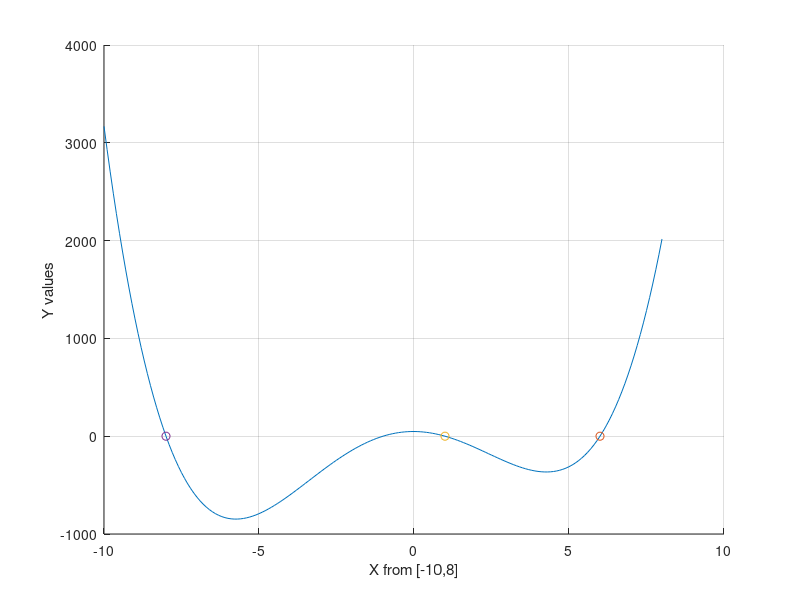

Write the MATLAB code that produced this figure.
% APPM 2360 Matlab Homework 2
% Due: Thursday, January 31, 2019

% Problem 1
x = -10:0.1:8;
fnctin = (x-6).*(x.^2-1).*(x+8);
hold on
plot(x,fnctin)
intercept_1 = 6;
intercept_2 = 1;
intercept_3 = -8; 
plot(intercept_1,0,'o')
plot(intercept_2,0,'o')
plot(intercept_3,0,'o')
xlabel('X from [-10,8]')
ylabel('Y values')
grid
hold off

% Problem 2
Sum = 0;
for i = 0:100
    Sum =  Sum + ((-3).^(-i))/(2.*i+1);
end
Sum


